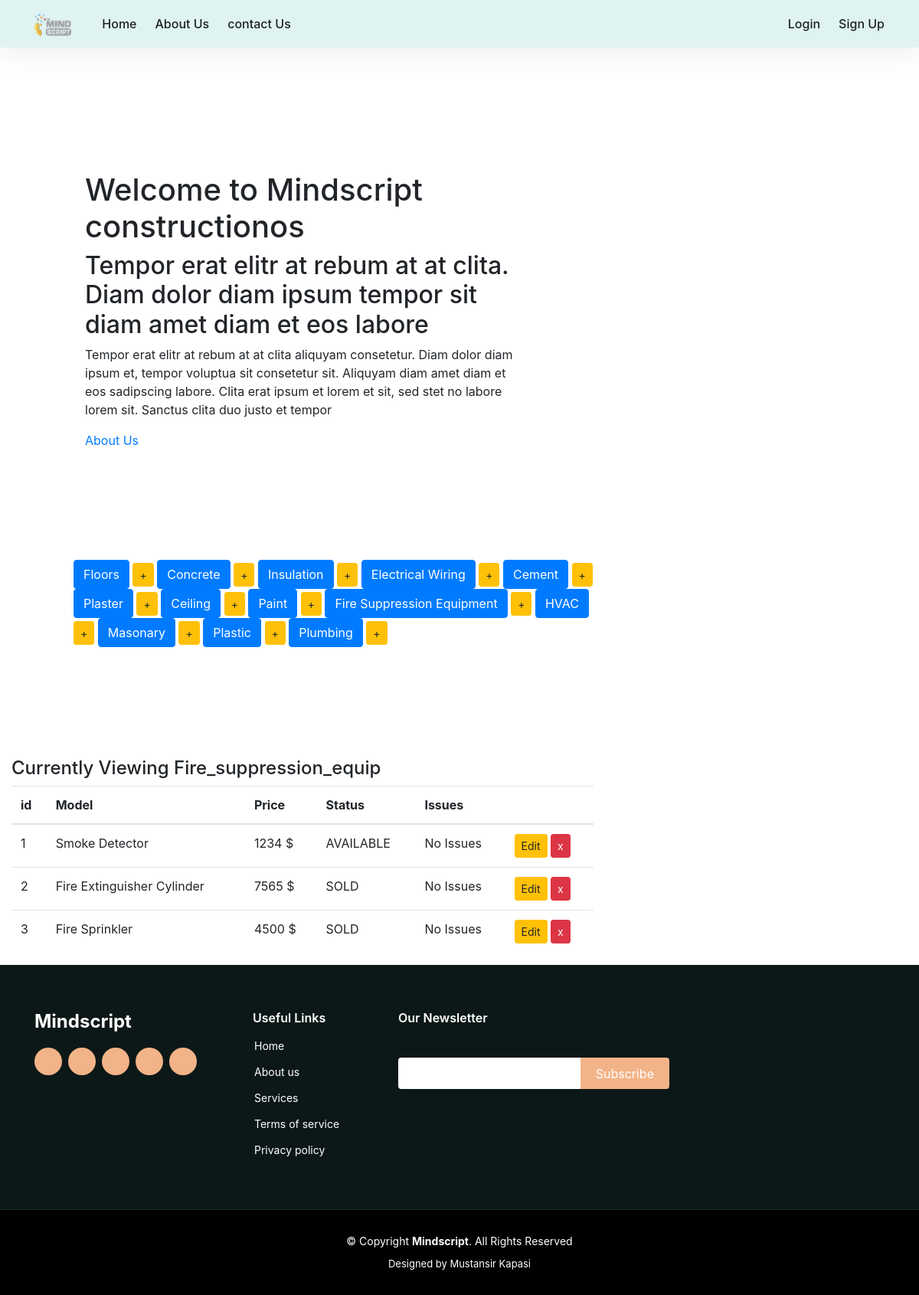
Before: /dashboard/Fire_suppression_equip with the older database file.
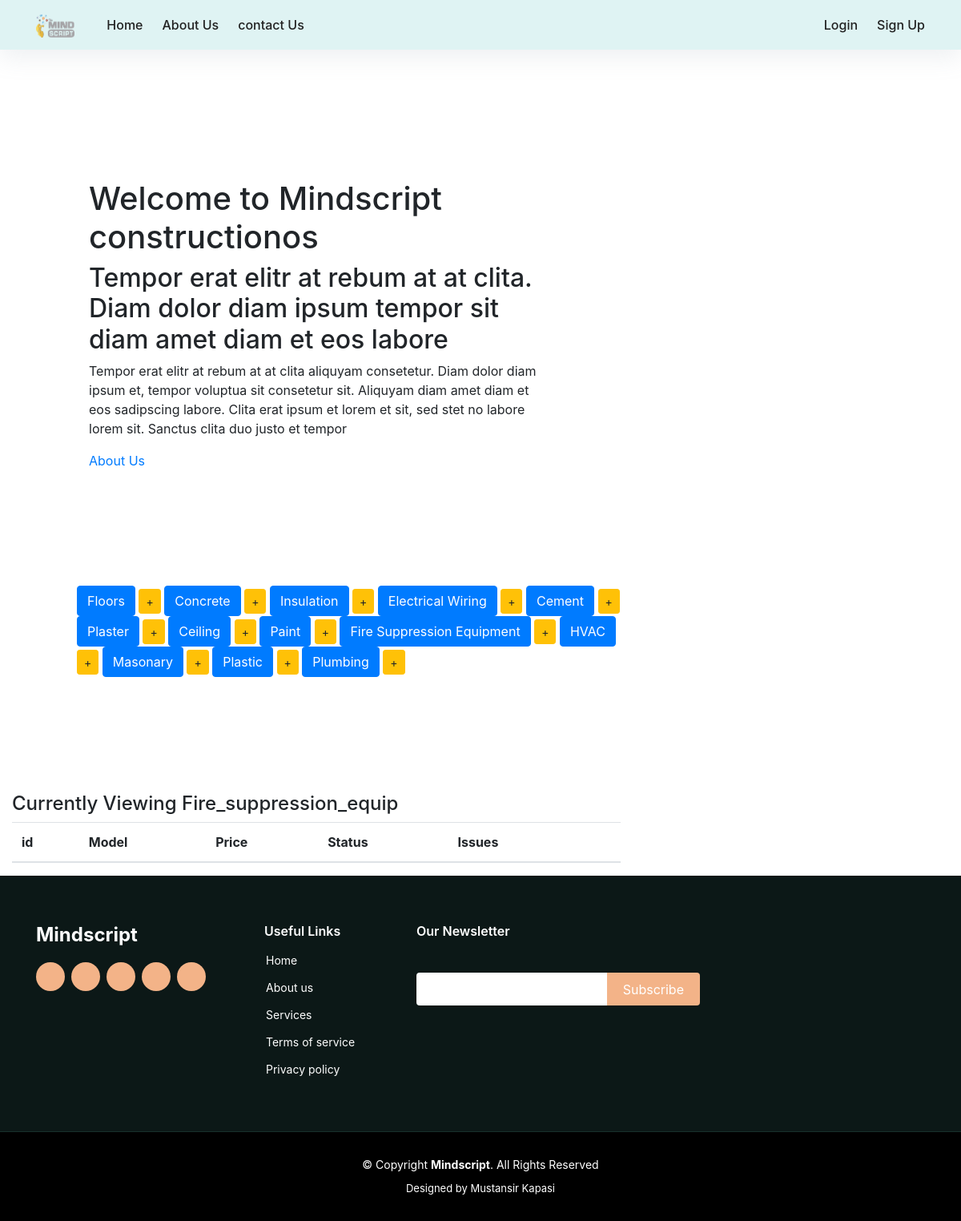
After: the same page with the newer database file.
### web_app/models.py (models this page shows, shortened)
class Material(models.Model):
    type = models.CharField(max_length=200, blank=False)
    price = models.IntegerField()
    choices = (
        ('AVAILABLE', 'Item ready to be purchased'),
        ('SOLD', 'Item already purchased'),
        ('RESTOCKING', 'Item restocking in few days')
    )
    status = models.CharField(max_length=10, choices=choices, default='SOLD')
    issues = models.CharField(max_length=50, default="No Issues")
    class Meta:
        abstract = True

class Fire_suppression_equip(Material):
   pass

### web_app/views.py (the view)
# urls.py: path('dashboard/Fire_suppression_equip', display_Fire_suppression_equip, name="display_Fire_suppression_equip"),
def display_Fire_suppression_equip(request):
    items = Fire_suppression_equip.objects.all()
    context = {
        'items': items,
        'header': 'Fire_suppression_equip',
    }
    return render(request, 'web_app/dashboard.html', context)

### web_app/templates/web_app/dashboard.html (shortened to what the changed rows need)
{% extends "web_app/base.html" %}
  {% block content%}
    <br><br>
    <div class= "container">
      <table class="table table-hover">
        <thead>
          <tr>
            <th>id</th>
            <th>Model</th>
            <th>Price</th>
            <th>Status</th>
            <th>Issues</th>
            <th></th>
          </tr>
        </thead>
        <tbody>
          {% for item in items %}
          <tr>
            <td>{{ item.pk }}
            <td>{{ item.type }}</td>
            <td>{{ item.price }} $</td>
            <td>{{ item.status }}</td>
            <td>{{ item.issues }}</td>
            {% if header == "Floor" %}
            <td>
                <a href="{% url 'edit_Floor' item.pk %}" class="btn btn-warning btn-sm" role="button" aria-pressed="true" > Edit</a>
                <a href="{% url 'delete_Floor' item.pk%}" class="btn btn-danger btn-sm" role="button" aria-pressed="true" > x</a>
            </td>
            {% elif header == "Concrete" %}
            <td>
                <a href="{% url 'edit_Concrete' item.pk %}" class="btn btn-warning btn-sm" role="button" aria-pressed="true" > Edit</a>
                <a href="{% url 'delete_Concrete' item.pk%}" class="btn btn-danger btn-sm" role="button" aria-pressed="true" > x</a>
            </td>
            {% elif header == "Insulation" %}
            <td>
                <a href="{% url 'edit_Insulation' item.pk %}" class="btn btn-warning btn-sm" role="button" aria-pressed="true" > Edit</a>
                <a href="{% url 'delete_Insulation' item.pk%}" class="btn btn-danger btn-sm" role="button" aria-pressed="true" > x</a>
            </td>
            {% elif header == "Electrical_wiring" %}
            <td>
                <a href="{% url 'edit_Electrical_wiring' item.pk %}" class="btn btn-warning btn-sm" role="button" aria-pressed="true" > Edit</a>
                <a href="{% url 'delete_Electrical_wiring' item.pk%}" class="btn btn-danger btn-sm" role="button" aria-pressed="true" > x</a>
            </td>
            {% elif header == "Cement" %}
            <td>
                <a href="{% url 'edit_Cement' item.pk %}" class="btn btn-warning btn-sm" role="button" aria-pressed="true" > Edit</a>
                <a href="{% url 'delete_Cement' item.pk%}" class="btn btn-danger btn-sm" role="button" aria-pressed="true" > x</a>
            </td>
            {% elif header == "Plaster" %}
            <td>
                <a href="{% url 'edit_Plaster' item.pk %}" class="btn btn-warning btn-sm" role="button" aria-pressed="true" > Edit</a>
                <a href="{% url 'delete_Plaster' item.pk%}" class="btn btn-danger btn-sm" role="button" aria-pressed="true" > x</a>
            </td>
            {% elif header == "Ceiling" %}
            <td>
                <a href="{% url 'edit_Ceiling' item.pk %}" class="btn btn-warning btn-sm" role="button" aria-pressed="true" > Edit</a>
                <a href="{% url 'delete_Ceiling' item.pk%}" class="btn btn-danger btn-sm" role="button" aria-pressed="true" > x</a>
            </td>
            {% elif header == "Paint" %}
            <td>
                <a href="{% url 'edit_Paint' item.pk %}" class="btn btn-warning btn-sm" role="button" aria-pressed="true" > Edit</a>
                <a href="{% url 'delete_Paint' item.pk%}" class="btn btn-danger btn-sm" role="button" aria-pressed="true" > x</a>
            </td>
            {% elif header == "Fire_suppression_equip" %}
            <td>
                <a href="{% url 'edit_Fire_suppression_equip' item.pk %}" class="btn btn-warning btn-sm" role="button" aria-pressed="true" > Edit</a>
                <a href="{% url 'delete_Fire_suppression_equip' item.pk%}" class="btn btn-danger btn-sm" role="button" aria-pressed="true" > x</a>
            </td>
            {% elif header == "HVAC" %}
            <td>
                <a href="{% url 'edit_HVAC' item.pk %}" class="btn btn-warning btn-sm" role="button" aria-pressed="true" > Edit</a>
                <a href="{% url 'delete_HVAC' item.pk%}" class="btn btn-danger btn-sm" role="button" aria-pressed="true" > x</a>
            </td>
            {% elif header == "Masonry" %}
            <td>
                <a href="{% url 'edit_Masonry' item.pk %}" class="btn btn-warning btn-sm" role="button" aria-pressed="true" > Edit</a>
                <a href="{% url 'delete_Masonry' item.pk%}" class="btn btn-danger btn-sm" role="button" aria-pressed="true" > x</a>
            </td>
            {% elif header == "Plastic" %}
            <td>
                <a href="{% url 'edit_Plastic' item.pk %}" class="btn btn-warning btn-sm" role="button" aria-pressed="true" > Edit</a>
                <a href="{% url 'delete_Plastic' item.pk%}" class="btn btn-danger btn-sm" role="button" aria-pressed="true" > x</a>
            </td>
            {% else %}
            <td>
                <a href="{% url 'edit_Plumbing' item.pk %}" class="btn btn-warning btn-sm" role="button" aria-pressed="true" > Edit</a>
                <a href="{% url 'delete_Plumbing' item.pk%}" class="btn btn-danger btn-sm" role="button" aria-pressed="true" > x</a>
            </td>
            {% endif %}
          </tr>
          {% endfor %}
        </tbody>
      </table>
    </div>
{% endblock content %}

Changed rows visible on the page:
removed Fire_suppression_equip: pk "1", type "Smoke Detector", price "1234", status "AVAILABLE", issues "No Issues"
removed Fire_suppression_equip: pk "2", type "Fire Extinguisher Cylinder", price "7565", status "SOLD", issues "No Issues"
removed Fire_suppression_equip: pk "3", type "Fire Sprinkler", price "4500", status "SOLD", issues "No Issues"
